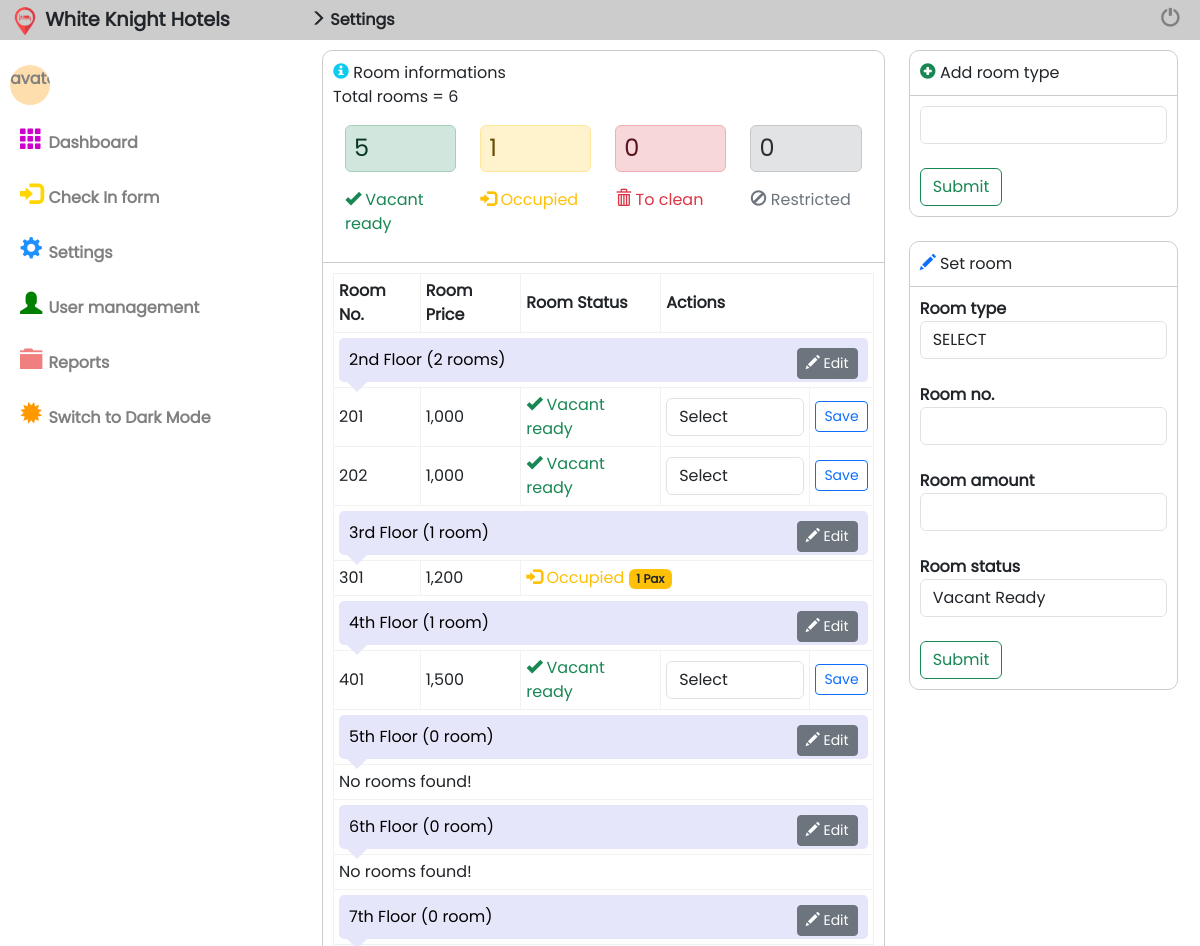
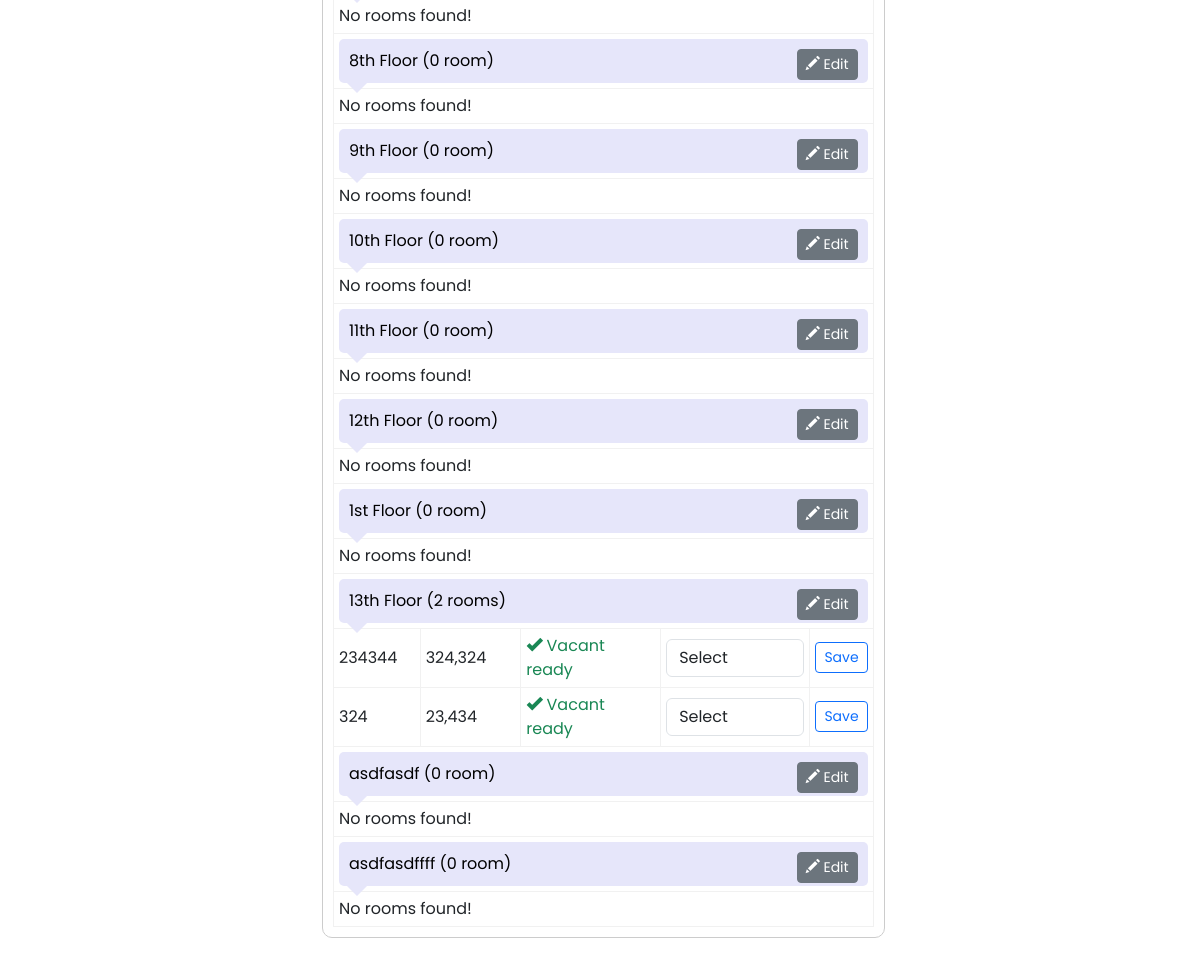
The page /settings.php on the database its author committed (2 pictures, top to bottom).
### tables this page shows
CREATE TABLE `room_types` (
  `id` int(11) NOT NULL,
  `room_type` varchar(40) NOT NULL
);

CREATE TABLE `rooms` (
  `room_id` int(11) NOT NULL,
  `room_type` varchar(50) NOT NULL,
  `room_no` varchar(30) NOT NULL,
  `room_price` varchar(20) NOT NULL,
  `room_status` varchar(20) NOT NULL
);

### settings.php (the view, shortened to what this page needs)
<?php
include 'header.php';
include 'menu.php';
if($_SESSION['theme'] == "dark"){
    $pointing_arrow = "pointing-arrow-cont-dark";
} else {
    $pointing_arrow = "pointing-arrow-cont-light";
}
?>
<div class="content">
    <div class="content-header" id="<?php echo $darkHeader; ?>">
    <?php include 'location-indicator.php'; ?>
        <ul class="ul-header">
            <li title="Log out"><a href="logout.php" class="logout"><span class="glyphicon glyphicon-off"></a></span></li>
        </ul>
    </div>
    <div class="content-context" id="<?php echo $_SESSION['theme']; ?>">
        <div class="container-fluid">
            <div class="row">
            <div class="col-md-8">
                <div id="rm_reloader">
                    <div class="cont">
                        <div class="cont-header">
                            <p class="m-0 p-0"><span class="glyphicon glyphicon-info-sign text-info"></span> Room informations</p>
                            <?php
                                $count = $conn->query("SELECT COUNT(room_no) as room_count FROM rooms");
                                $count->execute();
                                $r = $count->fetch(PDO::FETCH_OBJ);
                                if($r->room_count > 0){
                            ?>
                                <p>Total rooms = <?php echo $r->room_count; ?></p>
                                <div class="container-fluid">
                                    <div class="row">
                                        <?php
                                            $room_stat = ["vacant ready", "occupied", "to clean", "restricted"];
                                            $text_color = ["text-success", "text-warning", "text-danger", "text-secondary"];
                                            $bg_color = ["alert-success", "alert-warning", "alert-danger", "alert-secondary"];
                                            $glyph = ["glyphicon glyphicon-ok", "glyphicon glyphicon-log-in", "glyphicon glyphicon-trash", "glyphicon glyphicon-ban-circle"];
                                            for($i = 0; $i <= 3; $i++){
                                        ?>
                                            <div class="col-md-3 <?php echo $text_color[$i]; ?>">
                                                <?php
                                                    $get = $conn->query("SELECT COUNT(room_no) as all_rooms FROM rooms WHERE room_status='".$room_stat[$i]."'");
                                                    $get->execute();
                                                    $are = $get->fetch(PDO::FETCH_OBJ);
                                                ?>
                                                <div class="alert <?php echo $bg_color[$i]; ?> p-2">
                                                    <h4 class="m-0"><?php echo number_format($are->all_rooms); ?></h4>
                                                </div>
                                                <p><span class="<?php echo $glyph[$i]; ?>"></span> <?php echo ucfirst($room_stat[$i]); ?></p>
                                            </div>
                                        <?php
                                            }
                                        ?>
                                    </div>
                                </div>
                            <?php
                                }
                            ?>
                        </div>
                        <div class="cont-body">
                            <?php
                                $get = $conn->query("SELECT * FROM room_types ORDER BY id ASC");
                                $get->execute();
                                if($get->rowCount() < 1){
                                    echo '<p class="text-center">No data</p>';
                                } else {
                            ?>
                                <table class="tbl_room_infos">
                                    <tr>
                                        <td><b>Room No.</b></td>
                                        <td><b>Room Price</b></td>
                                        <td><b>Room Status</b></td>
                                        <td colspan="2"><b>Actions</b></td>
                                    </tr>
                            <?php
                                foreach($get as $row){
                                    $count = $conn->query("SELECT COUNT(room_no) as room_count FROM rooms WHERE room_type='".$row['room_type']."'");
                                    $count->execute();
                                    $r = $count->fetch(PDO::FETCH_OBJ);
                                    if($r->room_count <= 1){
                                        $cnt = " (".$r->room_count." room)";
                                    } else {
                                        $cnt = " (".$r->room_count." rooms)";
                                    }
                            ?>
                                    <tr>
                                        <td colspan="5">
                                            <div class="<?php echo $pointing_arrow; ?>">
                                                <?php echo $row['room_type'].$cnt; ?>
                                                <button class="btn btn-secondary btn-sm btn_edit_room_type" id="<?php echo $row['id']; ?>" onclick="room_cuztomize(this.id)">
                                                    <span class="glyphicon glyphicon-pencil"></span> Edit
                                                </button>
                                            </div>
                                        </td>
                                    </tr>
                            <?php
                                    $fetch = $conn->query("SELECT * FROM rooms WHERE room_type='".$row['room_type']."' ORDER BY room_no ASC");
                                    $fetch->execute();
                                    if($fetch->rowCount() < 1){
                            ?>
                                    <tr>
                                        <td colspan="5">No rooms found!</td>
                                    </tr>
                            <?php
                                    } else {
                                        foreach($fetch as $r){
                                        ?>
                                            <tr>
                                                <td><?php echo $r['room_no']; ?></td>
                                                <td><?php echo number_format($r['room_price']); ?></td>
                                                <td
                                                <?php
                                                    if($r['room_status'] == "occupied"){
                                                        echo 'colspan="3"';
                                                    }
                                                ?>
                                                >
                                                    <?php
                                                        if($r['room_status'] == "vacant ready"){
                                                            echo '<p class="text-success m-0"><span class="glyphicon glyphicon-ok"></span> '.ucfirst($r['room_status']).'</p>';
                                                        } elseif($r['room_status'] == "occupied"){
                                                            echo '<p class="text-warning m-0"><span class="glyphicon glyphicon-log-in"></span> '.ucfirst($r['room_status'])." ";
                                                                $git = $conn->query("SELECT pax_no FROM check_in WHERE room_type='".$row['room_type']."' AND room_no='".$r['room_no']."'");
                                                                $git->execute();
                                                                echo '<span class="badge bg-warning text-dark">'.$git->rowCount().' Pax</span>';
                                                        } elseif($r['room_status'] == "to clean"){
                                                            echo '<p class="text-danger m-0"><span class="glyphicon glyphicon-trash"></span> '.ucfirst($r['room_status']).'</p>';
                                                        } else {
                                                            echo '<p class="text-secondary m-0"><span class="glyphicon glyphicon-ban-circle"></span> '.ucfirst($r['room_status']).'</p>';
                                                        }
                                                    ?>
                                                </td>
                                                <?php
                                                    if($r['room_status'] != "occupied"){
                                                ?>
                                                 <td>
                                                    <select name="room_status" id="room_id<?php echo $r['room_id']; ?>" class="form-control">
                                                       <option value="">Select</option>
                                                    </select>
                                                </td>
                                                <td><input type="submit" class="btn btn-sm btn-outline-primary" onclick="update_room_status(<?php echo $r['room_id']; ?>)" value="Save"/></td>
                                                <?php
                                                    }
                                                ?>
                                            </tr>
                                        <?php
                                        }
                                    }
                                }
                            ?>
                                </table>
                            <?php
                                }
                            ?>
                        </div>
                    </div>
                </div><br/>
                </div>
                <div class="col-md-4">
                    <form id="addRoomTypeForm">
                        <div class="cont">
                            <div class="cont-header">
                                <p class="m-0 p-0"><span class="glyphicon glyphicon-plus-sign text-success"></span> Add room type</p>
                            </div>
                            <div class="cont-body">
                                <input type="text" name="addRoomType" id="addRoomType" class="form-control" required /><br/>
                                <input type="submit" id="btnAddRoomType" class="btn btn-outline-success" value="Submit"/>
                            </div>
                        </div>
                    </form><br/>
                    <form id="roomSet">
                        <div class="cont">
                            <div class="cont-header">
                                <p class="m-0 p-0"><span class="glyphicon glyphicon-pencil text-primary"></span> Set room</p>
                            </div>
                            <div class="cont-body">
                                <b>Room type</b>
                                    <select name="room_type" class="form-control" id="room_type" required >
                                        <option value="">SELECT</option>
                                    </select><br/>
                                <b>Room no.</b>
                                    <input type="text" name="room_no" id="room_no" class="form-control" required /><br/>
                                <b>Room amount</b>
                                    <input type="number" name="room_price" id="room_price" class="form-control" required /><br/>
                                <b>Room status</b>
                                    <select name="room_status" id="room_status" class="form-control" required >
                                        <option value="vacant ready" class="bg-success text-white">Vacant Ready</option>
                                    </select><br/>
                                    <input type="submit" class="btn btn-outline-success" value="Submit"/>
                            </div>
                        </div>
                    </form><br/>
                </div>
            </div>
        </div>
    </div>
</div>
<?php include 'footer.php' ?>

### rows shown on the page
room_types: room_type "2nd Floor", cnt "(2 rooms)"
rooms: room_no "201", room_price "1,000", room_status "Vacant ready"
rooms: room_no "202", room_price "1,000", room_status "Vacant ready"
room_types: room_type "3rd Floor", cnt "(1 room)"
rooms: room_no "301", room_price "1,200", room_status "Occupied", rowCount "1"
room_types: room_type "4th Floor", cnt "(1 room)"
rooms: room_no "401", room_price "1,500", room_status "Vacant ready"
room_types: room_type "5th Floor", cnt "(0 room)", shows "No rooms found!"
room_types: room_type "6th Floor", cnt "(0 room)", shows "No rooms found!"
room_types: room_type "7th Floor", cnt "(0 room)", shows "No rooms found!"
room_types: room_type "8th Floor", cnt "(0 room)", shows "No rooms found!"
room_types: room_type "9th Floor", cnt "(0 room)", shows "No rooms found!"
room_types: room_type "10th Floor", cnt "(0 room)", shows "No rooms found!"
room_types: room_type "11th Floor", cnt "(0 room)", shows "No rooms found!"
room_types: room_type "12th Floor", cnt "(0 room)", shows "No rooms found!"
room_types: room_type "1st Floor", cnt "(0 room)", shows "No rooms found!"
room_types: room_type "13th Floor", cnt "(2 rooms)"
rooms: room_no "234344", room_price "324,324", room_status "Vacant ready"
rooms: room_no "324", room_price "23,434", room_status "Vacant ready"
room_types: room_type "asdfasdf", cnt "(0 room)", shows "No rooms found!"
room_types: room_type "asdfasdffff", cnt "(0 room)", shows "No rooms found!"

### other values the page prints
$ex[0] "Settings"
$r->room_count "6"
$are->all_rooms "5"
$room_stat[$i] "Vacant ready"
$are->all_rooms "1"
$room_stat[$i] "Occupied"
$are->all_rooms "0"
$room_stat[$i] "To clean"
$room_stat[$i] "Restricted"
